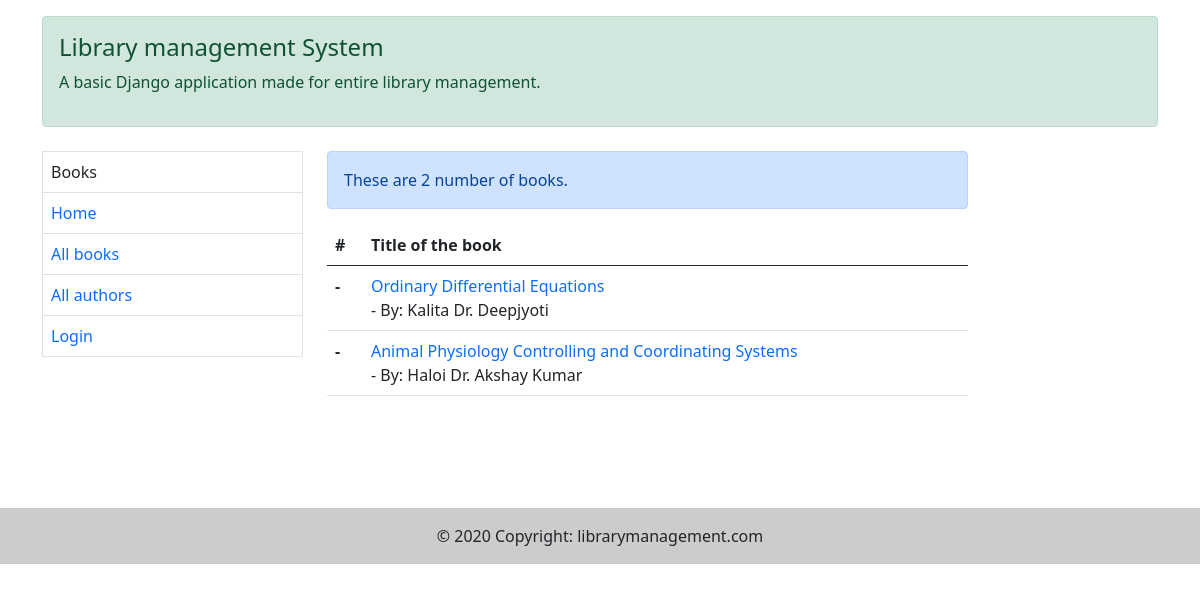
Page /catalog/books/ on the earlier database version.
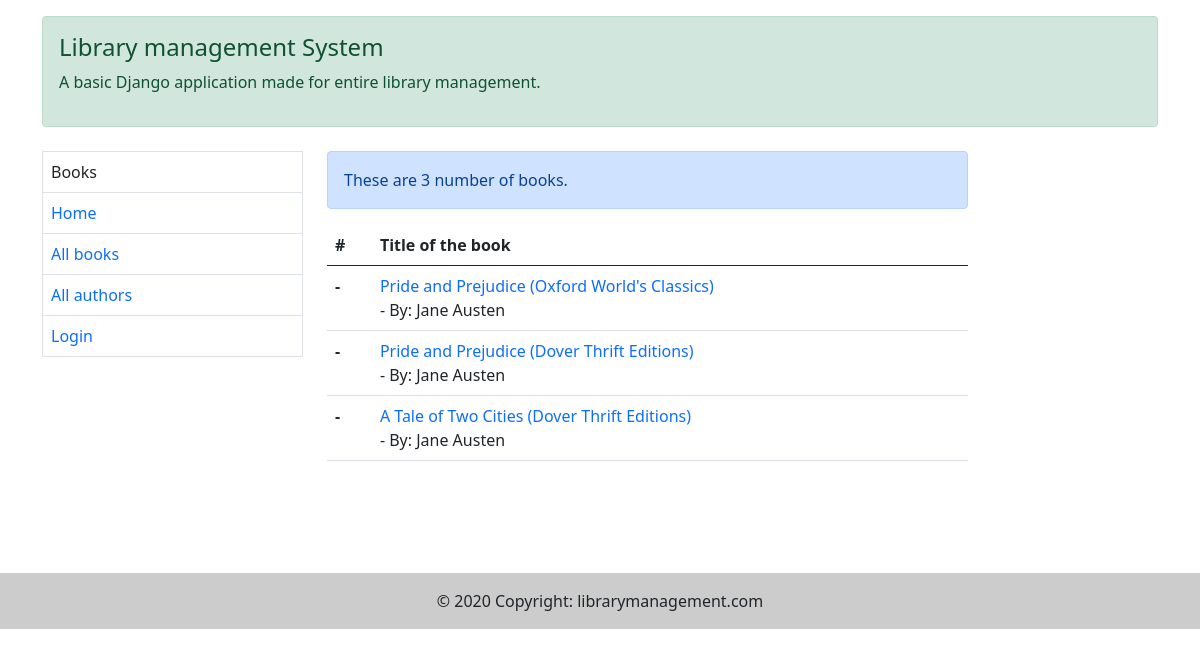
Same page on the later database version.
### catalog/models.py (models this page shows, shortened)
class Book(models.Model):
    title = models.CharField(max_length=300, help_text="Enter book title")
    author = models.ForeignKey('Author', on_delete=models.SET_NULL, null=True)
    summary = models.TextField(max_length=1000, help_text="Enter brief summary of the book")
    isbn = models.CharField('ISBN', max_length=13, unique=True, help_text="13 Character <a href='https://www.isbn-international.org/content/what-isbn'>ISBN number</a>")
    genre = models.ManyToManyField(Genre, help_text="Select a genre for this book")
    language = models.ForeignKey("Language", on_delete=models.SET_NULL, null=True)
    def get_absolute_url(self):
        return reverse('book-detail', args=[str(self.id)])
    def display_genre(self):
        """Create a string for genre as Admin cannot support ManyToMany in 'list_display'"""
        return ', '.join(genre.name for genre in self.genre.all()[:3])
    display_genre.short_description = 'Genre'

class Author(models.Model):
    first_name = models.CharField(max_length=100)
    last_name = models.CharField(max_length=100)
    date_of_birth = models.DateField(null=True, blank=True)
    date_of_death = models.DateField('Date of death', null=True, blank=True)
    class Meta:
        ordering = ['last_name', 'first_name']
    def __str__(self):
        return f"{self.last_name} {self.first_name}"

### catalog/views.py (the view)
# urls.py: path('books/', BookListView.as_view(), name="books"),
class BookListView(generic.ListView):
    model = Book
    template_name = "catalog/all_books.html"
    context_object_name = "book_instance"
    paginate_by = 4
    def get_queryset(self):
        return Book.objects.all()
    def get_context_data(self, **kwargs):
        context = super(BookListView, self).get_context_data(**kwargs)
        context['total_books_demo'] = Book.objects.all().count()
        return context

### templates/catalog/all_books.html (shortened to what this page needs)
{% extends 'catalog/base.html' %}
{% load static %}
{% block body %}
    <div class="alert alert-primary" role="alert">
        These are {{ total_books_demo }} number of books.
    </div>
    <table class="table">
        <thead>
        <tr>
            <th scope="col">#</th>
            <th scope="col">Title of the book</th>
        </tr>
        </thead>
        <tbody>
        {% for book in book_instance %}
            <tr>
                <th scope="row">-</th>
                <td><a href="{{ book.get_absolute_url }}">{{ book.title }}</a><br> - By: {{ book.author }}
                </td>
            </tr>
        {% endfor %}
        </tbody>
    </table>
    <br><br><br><br>
{% endblock %}

Differences in the rows shown:
changed Book: title "Ordinary Differential Equations" → "Pride and Prejudice (Oxford World's Classics)"; author "Kalita Dr. Deepjyoti" → "Jane Austen"
changed Book: title "Animal Physiology Controlling and Coordinating Systems" → "Pride and Prejudice (Dover Thrift Editions)"; author "Haloi Dr. Akshay Kumar" → "Jane Austen"
added Book: title "A Tale of Two Cities (Dover Thrift Editions)", author "Jane Austen"
Other differences:
{{ total_books_demo }}: "2" → "3"
